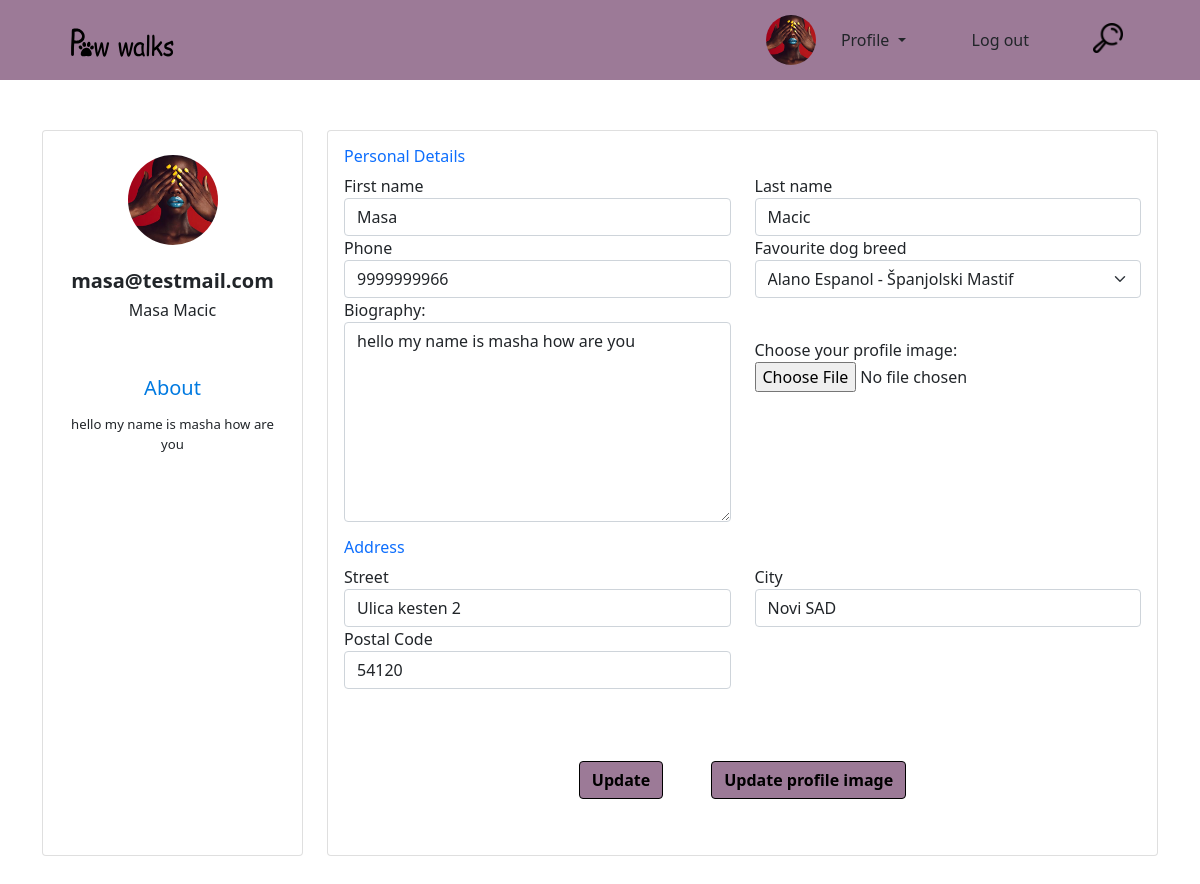
Page /walker_dashboard/editWalkerProfile.php (signed in) on the committed database.
### tables this page shows
CREATE TABLE `user` (
  `id` int(10) UNSIGNED NOT NULL,
  `role` enum('admin','customer','walker') NOT NULL,
  `first_name` varchar(20) NOT NULL,
  `last_name` varchar(20) NOT NULL,
  `email` varchar(255) NOT NULL,
  `password` varchar(255) NOT NULL,
  `forgot_password_code` varchar(10) DEFAULT NULL,
  `phone_number` varchar(30) NOT NULL,
  `address_id` int(10) UNSIGNED NOT NULL,
  `picture` varchar(255) DEFAULT NULL,
  `is_verified` tinyint(1) NOT NULL DEFAULT 0,
  `verification_code` char(6) DEFAULT NULL,
  `created_at` datetime NOT NULL,
  `updated_at` datetime NOT NULL,
  `registration_expires` datetime DEFAULT NULL,
  `is_banned` int(11) DEFAULT NULL
);

CREATE TABLE `walker_details` (
  `id` int(10) UNSIGNED NOT NULL,
  `biography` text DEFAULT NULL,
  `is_active` tinyint(4) NOT NULL DEFAULT 0,
  `walker_id` int(10) UNSIGNED NOT NULL
);

CREATE TABLE `breeds` (
  `id` int(10) UNSIGNED NOT NULL,
  `breed_name` varchar(255) NOT NULL
);

CREATE TABLE `address` (
  `id` int(10) UNSIGNED NOT NULL,
  `street` varchar(100) NOT NULL,
  `city` varchar(40) NOT NULL,
  `postal_code` int(11) DEFAULT NULL
);

### walker_dashboard/editWalkerProfile.php (the view, shortened to what this page needs)
<!DOCTYPE html>
<html lang="en">
<head>
    <link rel="stylesheet" type="text/css" href="../css/editProfileStyle.css">
    <link rel="stylesheet" href="../css/homeStyle.css">
    <link rel="stylesheet" href="../css/scrollbar.css">
    <link href="https://cdn.jsdelivr.net/npm/select2@4.1.0-rc.0/dist/css/select2.min.css" rel="stylesheet" />
    <link href="https://cdn.jsdelivr.net/npm/bootstrap@5.1.3/dist/css/bootstrap.min.css" rel="stylesheet">
</head>
<body>
<?php
        $sql1 = "SELECT u.first_name, u.last_name, u.email, u.phone_number, u.picture,a.street, a.city, a.postal_code FROM user u
                INNER JOIN address a ON a.id = u.address_id
                WHERE u.id =".$_SESSION['id'];
        $sql2 ="SELECT wd.biography, wd.is_active FROM walker_details wd
                INNER JOIN user u ON u.id = wd.walker_id
                WHERE u.id = ".$_SESSION['id'];
        $sql3="SELECT b.id, b.breed_name FROM breeds b
                INNER JOIN walker_favourite_breeds wb ON wb.breed_id=b.id
                INNER JOIN user u ON u.id = wb.walker_id
                WHERE u.id=".$_SESSION['id'];
    try{
        $conn = new PDO("mysql:host=" . HOST . ";dbname=" . DB, USER, PASS);
        $stmt1=$conn->prepare($sql1);
        $stmt1->execute();
        $userData = $stmt1->fetch(PDO::FETCH_ASSOC);
    }
    catch (Exception $ex){
        echo($ex -> getMessage());
    }
    try{
        $conn = new PDO("mysql:host=" . HOST . ";dbname=" . DB, USER, PASS);
        $stmt2=$conn->prepare($sql2);
        $stmt2->execute();
        $userDetails = $stmt2->fetch(PDO::FETCH_ASSOC);
    }
    catch (Exception $ex){
        echo($ex -> getMessage());
    }
    try{
        $conn = new PDO("mysql:host=" . HOST . ";dbname=" . DB, USER, PASS);
        $stmt3=$conn->prepare($sql3);
        $stmt3->execute();
        $userFavBreed = $stmt3->fetch(PDO::FETCH_ASSOC);
    }
    catch (Exception $ex){
        echo($ex -> getMessage());
    }
require_once '../page_parts/header.php';
?>
<div class="container d-flex align-self-center" style="padding: 50px 0 !important;">
    <div class="row mx-auto gutters">
        <div class="col-xl-3 col-lg-3 col-md-12 col-sm-12 col-12">
            <div class="card h-100">
                <div class="card-body" style="padding: 1rem 1rem !important;">
                    <div class="account-settings">
                        <div class="user-profile">
                            <div class="user-avatar d-flex justify-content-center">
                                <img src="<?php if(!empty($userData['picture'])) echo $userData['picture']; else echo '../include/profile_images/user-icon.png'; ?>" class="img-fluid rounded-circle m-2" alt="Profile picture">
                            </div>
                            <h5 id="emailWalker" class="user-email" style="font-weight: bold"><?php if(!empty($userData['email'])) echo $userData['email'];?></h5>
                            <h6 class="user-name"><?php if(!empty($userData['first_name']) && !empty($userData['last_name'])) echo $userData['first_name']. " " . $userData['last_name'];?></h6>
                        </div>
                        <div class="about">
                            <h5>About</h5>
                            <p><?php if(!empty($userDetails['biography'])) echo $userDetails['biography'];?></p>
                        </div>
                    </div>
                </div>
            </div>
        </div>
        <div class="col-xl-9 col-lg-9 col-md-12 col-sm-12 col-12">
            <div class="card h-100">
                <div class="card-body">
                    <div class="row gutters">
                        <div class="col-xl-12 col-lg-12 col-md-12 col-sm-12 col-12">
                            <h6 class="mb-2 text-primary">Personal Details</h6>
                        </div>
                        <div class="col-xl-6 col-lg-6 col-md-6 col-sm-6 col-12">
                            <div class="form-group">
                                <label for="firstName">First name</label>
                                <input type="text" class="form-control" id="firstNameW" placeholder="First name" value="<?php if(!empty($userData['first_name'])) echo $userData['first_name'];?>">
                            </div>
                        </div>
                        <div class="col-xl-6 col-lg-6 col-md-6 col-sm-6 col-12">
                            <div class="form-group">
                                <label for="lastName">Last name</label>
                                <input type="text" class="form-control" id="lastNameW" placeholder="Last name" value="<?php if(!empty($userData['last_name'])) echo $userData['last_name'];?>">
                            </div>
                        </div>
                        <div class="col-xl-6 col-lg-6 col-md-6 col-sm-6 col-12">
                            <div class="form-group">
                                <label for="phone">Phone</label>
                                <input type="text" class="form-control" id="phoneW" placeholder="Phone number" value="<?php if(!empty($userData['phone_number'])) echo $userData['phone_number'];?>">
                            </div>
                        </div>
                        <div class="col-xl-6 col-lg-6 col-md-6 col-sm-6 col-12">
                            <div class="form-group">
                                <label for="favbreed">Favourite dog breed</label> <br>
                                <select id="favBreedSelect" class="col-xl-12 col-lg-12 col-md-12 col-sm-12 col-12 form-select js-example-basic-single"  <?php if($userDetails['is_active'] == 0){ echo 'disabled readonly';} ?>>
                                    <option value="<?php if(!empty($userFavBreed['id'])) echo $userFavBreed['id'];?>"><?php if(!empty($userFavBreed['breed_name'])) echo $userFavBreed['breed_name'];?></option>
                                </select>
                            </div>
                        </div>
                        <div class="col-xl-6 col-lg-6 col-md-6 col-sm-6 col-12">
                            <div class="form-group">
                                <label for="biography">Biography:</label>
                                <textarea <?php if($userDetails['is_active'] == 0){ echo 'disabled readonly';} ?> class="form-control" id="biography" placeholder="Biography..." style="height: 200px"><?php if(!empty($userDetails['biography'])) echo $userDetails['biography'];?></textarea>
                            </div>
                        </div>
                        <div class="col-xl-6 col-lg-6 col-md-6 col-sm-6 col-12">
                            <div class="form-group choose_img_fg">
                                <label for="filename">Choose your profile image: </label> <br>
                                <form id="formW" enctype="multipart/form-data" action="../include/changeProfilePic.inc.php" method="post">
                                    <input type="file" id="myFileW" name="filename" accept="image/*">
                                </form>
                            </div>
                        </div>
                    </div>
                    <div class="row gutters">
                        <div class="col-xl-12 col-lg-12 col-md-12 col-sm-12 col-12">
                            <h6 class="mt-3 mb-2 text-primary">Address</h6>
                        </div>
                        <div class="col-xl-6 col-lg-6 col-md-6 col-sm-6 col-12">
                            <div class="form-group">
                                <label for="Street">Street</label>
                                <input type="text" class="form-control" id="streetW" placeholder="Street" value="<?php if(!empty($userData['street'])) echo $userData['street'];?>">
                            </div>
                        </div>
                        <div class="col-xl-6 col-lg-6 col-md-6 col-sm-6 col-12">
                            <div class="form-group">
                                <label for="city">City</label>
                                <input type="text" class="form-control" id="cityW" placeholder="City" value="<?php if(!empty($userData['city'])) echo $userData['city'];?>">
                            </div>
                        </div>
                        <div class="col-xl-6 col-lg-6 col-md-6 col-sm-6 col-12">
                            <div class="form-group">
                                <label for="zip">Postal Code</label>
                                <input type="text" class="form-control" id="zipW" placeholder="Postal Code" value="<?php if(!empty($userData['postal_code'])) echo $userData['postal_code'];?>">
                            </div>
                        </div>
                    </div>
                    <br>
                    <br>
                    <div class="row gutters">
                        <div class="col-xl-12 col-lg-12 col-md-12 col-sm-12 col-12">
                            <div class="text-right justify-content-center buttons_editprof">
                                <button id="updateWalker" class="btn m-4" style="background-color: #9c7a97; border: 1px solid #000000; font-weight: bold; color:#000000" >Update</button>
                                <button class="btn m-4" type="submit" id="idW" name="id" value="<?php echo $_SESSION['id']; ?>" form="formW" style="background-color: #9c7a97; border: 1px solid #000000; font-weight: bold; color:#000000">Update profile image</button>
                            </div>
                        </div>
                    </div>
                </div>
            </div>
        </div>
    </div>
</div>
</body>
</html>

### walker_dashboard/walker_header.php (shortened to what this page needs)
<?php
$sql = "SELECT picture FROM user WHERE id=".$_SESSION['id'];
try {
    $conn = new PDO("mysql:host=" . HOST . ";dbname=" . DB, USER, PASS);
    $stmt = $conn->prepare($sql);
    $stmt->execute();
    $user = $stmt->fetch(PDO::FETCH_ASSOC);
} catch (Exception $ex) {
    echo($ex->getMessage());
}
?>
<div class="p-4 align-self-center">
    <img src="<?php if(!empty($user['picture'])) echo $user['picture']; else echo '../include/profile_images/user-icon.png'; ?>" width="50" height="50" class="img-fluid rounded-circle m-2 profile_picture" alt="Profile picture">
    <div class="btn-group">
        <button type="button" id="btnProfW" class="btn dropdown-toggle" data-bs-toggle="dropdown" aria-expanded="false">
            Profile
        </button>
    </div>
</div>

### css/editProfileStyle.css (style rules this page uses)
body { margin: 0; color: #2e323c; background: #f5f6fa; position: relative; height: 100%; }
.account-settings .user-profile { margin: 0 0 1rem 0; padding-bottom: 1rem; text-align: center; }
.account-settings .user-profile .user-avatar { margin: 0 0 1rem 0; }
.account-settings .user-profile .user-avatar img { width: 90px; height: 90px; -webkit-border-radius: 100px; -moz-border-radius: 100px; border-radius: 100px; }
.account-settings .about , .all-my-dogs { margin: 2rem 0 0 0; text-align: center; }
.account-settings .about h5 { margin: 0 0 15px 0; color: #007ae1; }
.account-settings .about p { font-size: 0.825rem; }
.form-control { border: 1px solid #cfd1d8; -webkit-border-radius: 2px; -moz-border-radius: 2px; border-radius: 2px; font-size: .825rem; background: #ffffff; color: #2e323c; }
.card { background: #ffffff; -webkit-border-radius: 5px; -moz-border-radius: 5px; border-radius: 5px; border: 0; margin-bottom: 1rem; }
.choose_img_fg { margin-top: 2.5rem; }
.buttons_editprof { display: flex; }

### css/homeStyle.css (style rules this page uses)
.btn { color: black; text-decoration: none; }

### rows in the picture
user: picture (picture), email "masa@testmail.com", first_name "Masa", last_name "Macic", phone_number "9999999966", address.street "Ulica kesten 2", address.city "Novi SAD", address.postal_code "54120"
walker_details: biography "hello my name is masha how are you", is_active+biography "hello my name is masha how are you"
breeds: breed_name.is_active "Alano Espanol - Španjolski Mastif"
